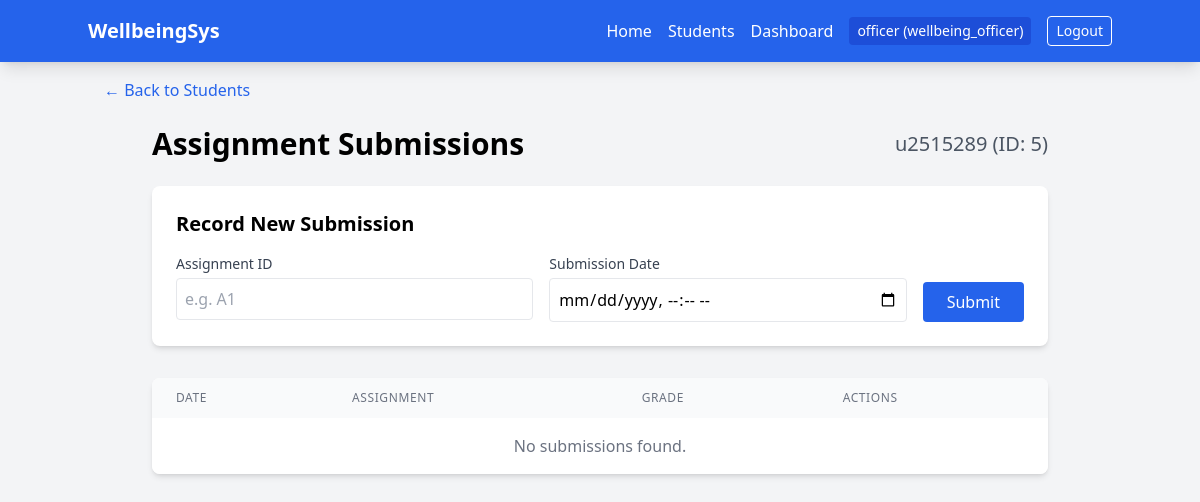
/submissions/5 (signed in), run on the app's committed database.
### tables this page shows
CREATE TABLE users (
    id INTEGER PRIMARY KEY AUTOINCREMENT,
    username TEXT NOT NULL UNIQUE,
    password_hash TEXT NOT NULL,
    role TEXT NOT NULL
);

CREATE TABLE students (
    id INTEGER PRIMARY KEY AUTOINCREMENT,
    university_id TEXT UNIQUE, -- e.g. u2554630
    name TEXT, -- We might mock this or use ID
    email TEXT,
    degree_name TEXT,
    year INTEGER,
    medical_info TEXT,
    disabilities TEXT,
    commute_type TEXT,
    avg_commute_time_min REAL,
    avg_screen_time_hours REAL
);

### app/routes.py (the view)
@main_bp.route('/submissions/<int:student_id>')
@login_required
def submission_list(student_id):
    student = current_app.student_service.get_student(student_id)
    if not student:
        abort(404)
    submissions = current_app.submission_service.get_student_submissions(student_id)
    return render_template('submissions.html', student=student, submissions=submissions)

### app/__init__.py (called while the page is built)
def create_app():
    app = Flask(__name__)
    app.config['SECRET_KEY'] = 'dev-secret-key-change-in-prod' # Required for sessions
    app.student_service = StudentService()
    app.attendance_service = AttendanceService()
    app.wellbeing_service = WellbeingService()
    app.submission_service = SubmissionService()
    app.user_service = UserService()
    app.analytics_service = AnalyticsService(
        app.attendance_service,
        app.wellbeing_service,
        app.submission_service
    )
    login_manager = LoginManager()
    login_manager.login_view = 'auth.login'
    login_manager.init_app(app)
    @login_manager.user_loader
    def load_user(user_id):
        return app.user_service.get_user_by_id(int(user_id))
    from app.routes import main_bp
    from app.auth_routes import auth_bp
    app.register_blueprint(main_bp)
    app.register_blueprint(auth_bp)
    return app

### app/database/connection.py (called while the page is built)
def get_db_connection(db_name=DEFAULT_DB):
    conn = sqlite3.connect(db_name, detect_types=sqlite3.PARSE_DECLTYPES)
    conn.row_factory = sqlite3.Row
    return conn

### app/services/student_service.py (called while the page is built)
    def get_student(self, student_id: int) -> Optional[Student]:
        conn = get_db_connection(self.db_name)
        cursor = conn.cursor()
        cursor.execute("SELECT * FROM students WHERE id = ?", (student_id,))
        row = cursor.fetchone()
        conn.close()
        if row:
            return self._map_row_to_student(row)
        return None

    def _map_row_to_student(self, row) -> Student:
        display_name = row['name'] if row['name'] else row['university_id']
        return Student(
            id=row['id'],
            university_id=row['university_id'],
            name=display_name,
            email=row['email'],
            degree_name=row['degree_name'],
            medical_info=row['medical_info'],
            disabilities=row['disabilities']
        )

### app/services/submission_service.py (called while the page is built)
    def get_student_submissions(self, student_id: int) -> List[Submission]:
        conn = get_db_connection(self.db_name)
        cursor = conn.cursor()
        cursor.execute("SELECT * FROM submissions WHERE student_id = ?", (student_id,))
        rows = cursor.fetchall()
        conn.close()
        return [Submission(
            id=row['id'],
            student_id=row['student_id'],
            assignment_id=row['assignment_id'],
            submission_date=row['submission_date'], # Datetime handling might need adjustment for string
            grade=row['grade']
        ) for row in rows]

### app/templates/submissions.html (shortened to what this page needs)
{% extends "base.html" %}
{% block content %}
<div class="mb-6">
    <a href="/students" class="text-blue-600 hover:underline">&larr; Back to Students</a>
</div>
<div class="max-w-4xl mx-auto">
    <div class="flex justify-between items-center mb-6">
        <h1 class="text-3xl font-bold">Assignment Submissions</h1>
        <div class="text-xl text-gray-600">{{ student.name }} (ID: {{ student.id }})</div>
    </div>
    <div class="bg-white p-6 rounded-lg shadow-md mb-8">
        <h2 class="text-xl font-semibold mb-4">Record New Submission</h2>
        <form action="/submissions/add" method="POST" class="flex gap-4 flex-wrap">
            <div class="flex-1 min-w-[200px]">
                <label class="block text-gray-700 text-sm mb-1">Assignment ID</label>
                <input type="text" name="assignment_id" placeholder="e.g. A1" required
                       class="w-full border p-2 rounded">
            </div>
            <div class="flex-1 min-w-[200px]">
                <label class="block text-gray-700 text-sm mb-1">Submission Date</label>
                <input type="datetime-local" name="submission_date" required
                       class="w-full border p-2 rounded">
            </div>
            <div class="flex items-end">
                <button type="submit" class="bg-blue-600 text-white px-6 py-2 rounded hover:bg-blue-700">
                    Submit
                </button>
            </div>
        </form>
    </div>
    <div class="bg-white rounded-lg shadow-md overflow-hidden">
        <table class="min-w-full">
            <thead class="bg-gray-50">
                <tr>
                    <th class="px-6 py-3 text-left text-xs font-medium text-gray-500 uppercase tracking-wider">Date</th>
                    <th class="px-6 py-3 text-left text-xs font-medium text-gray-500 uppercase tracking-wider">Assignment</th>
                    <th class="px-6 py-3 text-left text-xs font-medium text-gray-500 uppercase tracking-wider">Grade</th>
                    <th class="px-6 py-3 text-left text-xs font-medium text-gray-500 uppercase tracking-wider">Actions</th>
                </tr>
            </thead>
            <tbody class="bg-white divide-y divide-gray-200">
                {% for sub in submissions %}
                <tr>
                    <td class="px-6 py-4 whitespace-nowrap">{{ sub.submission_date }}</td>
                    <td class="px-6 py-4 whitespace-nowrap font-medium">{{ sub.assignment_id }}</td>
                    <td class="px-6 py-4 whitespace-nowrap">
                        {% if sub.grade is not none %}
                            <span class="font-bold text-blue-600">{{ sub.grade }}</span>
                        {% else %}
                            <form action="/submissions/grade/{{ sub.id }}?student_id={{ student.id }}" method="POST" class="flex items-center gap-2">
                                <input type="number" name="grade" step="0.1" placeholder="0-100" class="w-20 border p-1 text-sm rounded">
                                <button type="submit" class="text-xs bg-gray-200 hover:bg-gray-300 px-2 py-1 rounded">Grade</button>
                            </form>
                        {% endif %}
                    </td>
                    <td class="px-6 py-4 whitespace-nowrap text-sm font-medium">
                        <form action="/submissions/delete/{{ sub.id }}?student_id={{ student.id }}" method="POST" onsubmit="return confirm('Are you sure?');">
                            <button type="submit" class="text-red-600 hover:text-red-900">Delete</button>
                        </form>
                    </td>
                </tr>
                {% else %}
                <tr>
                    <td colspan="4" class="px-6 py-4 text-center text-gray-500">No submissions found.</td>
                </tr>
                {% endfor %}
            </tbody>
        </table>
    </div>
</div>
{% endblock %}

### app/templates/base.html (shortened to what this page needs)
<!DOCTYPE html>
<html lang="en">
<head>
    <script src="https://cdn.tailwindcss.com"></script>
</head>
<body class="bg-gray-100 min-h-screen">
    <nav class="bg-blue-600 text-white p-4 shadow-lg">
        <div class="container mx-auto flex justify-between items-center">
            <a href="/" class="text-xl font-bold">WellbeingSys</a>
            <div class="space-x-4 flex items-center">
                {% if current_user.is_authenticated %}
                    <a href="/" class="hover:text-blue-200">Home</a>
                    <a href="/students" class="hover:text-blue-200">Students</a>
                    <a href="/dashboard" class="hover:text-blue-200">Dashboard</a>
                    <span class="text-sm bg-blue-700 px-2 py-1 rounded">
                        {{ current_user.username }} ({{ current_user.role.value }})
                    </span>
                    <a href="/logout" class="text-sm border border-white px-2 py-1 rounded hover:bg-white hover:text-blue-600 transition">Logout</a>
                {% else %}
                    <a href="/login" class="hover:text-blue-200">Login</a>
                {% endif %}
            </div>
        </div>
    </nav>
    <main class="container mx-auto p-4">
        {% block content %}{% endblock %}
    </main>
</body>
</html>

### data on the page
users: username "officer", role.value "wellbeing_officer"
students: name "u2515289", id "5"
